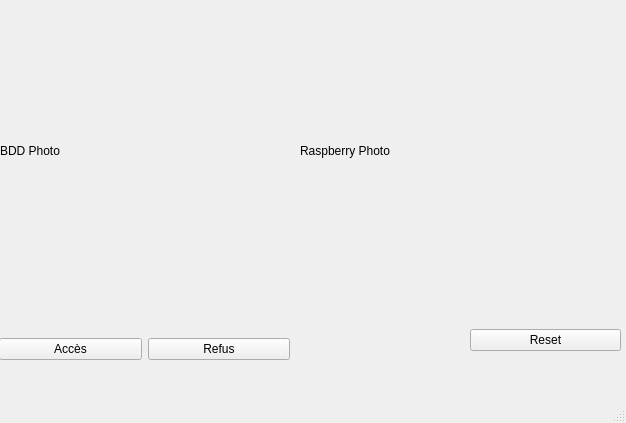
<?xml version="1.0" encoding="UTF-8"?>
<ui version="4.0">
 <class>MainWindow</class>
 <widget class="QMainWindow" name="MainWindow">
  <property name="geometry">
   <rect>
    <x>0</x>
    <y>0</y>
    <width>626</width>
    <height>423</height>
   </rect>
  </property>
  <property name="minimumSize">
   <size>
    <width>626</width>
    <height>423</height>
   </size>
  </property>
  <property name="maximumSize">
   <size>
    <width>626</width>
    <height>423</height>
   </size>
  </property>
  <property name="windowTitle">
   <string>Visual-vision</string>
  </property>
  <widget class="QWidget" name="centralwidget">
   <widget class="QWidget" name="horizontalLayoutWidget">
    <property name="geometry">
     <rect>
      <x>-1</x>
      <y>329</y>
      <width>291</width>
      <height>41</height>
     </rect>
    </property>
    <layout class="QHBoxLayout" name="horizontalLayout_2">
     <item>
      <widget class="QPushButton" name="pushButton_2">
       <property name="text">
        <string>Accès</string>
       </property>
      </widget>
     </item>
     <item>
      <widget class="QPushButton" name="pushButton">
       <property name="text">
        <string>Refus</string>
       </property>
      </widget>
     </item>
    </layout>
   </widget>
   <widget class="QWidget" name="horizontalLayoutWidget_2">
    <property name="geometry">
     <rect>
      <x>0</x>
      <y>0</y>
      <width>291</width>
      <height>301</height>
     </rect>
    </property>
    <layout class="QHBoxLayout" name="horizontalLayout_3">
     <item>
      <widget class="QLabel" name="BDD_label">
       <property name="text">
        <string>BDD Photo</string>
       </property>
      </widget>
     </item>
    </layout>
   </widget>
   <widget class="QWidget" name="verticalLayoutWidget">
    <property name="geometry">
     <rect>
      <x>300</x>
      <y>309</y>
      <width>161</width>
      <height>61</height>
     </rect>
    </property>
    <layout class="QVBoxLayout" name="verticalLayout">
     <item>
      <widget class="QLabel" name="code_label">
       <property name="text">
        <string/>
       </property>
      </widget>
     </item>
    </layout>
   </widget>
   <widget class="QWidget" name="verticalLayoutWidget_2">
    <property name="geometry">
     <rect>
      <x>300</x>
      <y>0</y>
      <width>321</width>
      <height>301</height>
     </rect>
    </property>
    <layout class="QVBoxLayout" name="verticalLayout_2">
     <item>
      <widget class="QLabel" name="raspberry_label">
       <property name="text">
        <string>Raspberry Photo</string>
       </property>
      </widget>
     </item>
    </layout>
   </widget>
   <widget class="QWidget" name="horizontalLayoutWidget_3">
    <property name="geometry">
     <rect>
      <x>470</x>
      <y>310</y>
      <width>151</width>
      <height>61</height>
     </rect>
    </property>
    <layout class="QHBoxLayout" name="horizontalLayout">
     <item>
      <widget class="QPushButton" name="pushButton_3">
       <property name="text">
        <string>Reset</string>
       </property>
      </widget>
     </item>
    </layout>
   </widget>
  </widget>
  <widget class="QMenuBar" name="menubar">
   <property name="geometry">
    <rect>
     <x>0</x>
     <y>0</y>
     <width>626</width>
     <height>27</height>
    </rect>
   </property>
  </widget>
  <widget class="QStatusBar" name="statusbar"/>
 </widget>
 <resources/>
 <connections/>
</ui>
